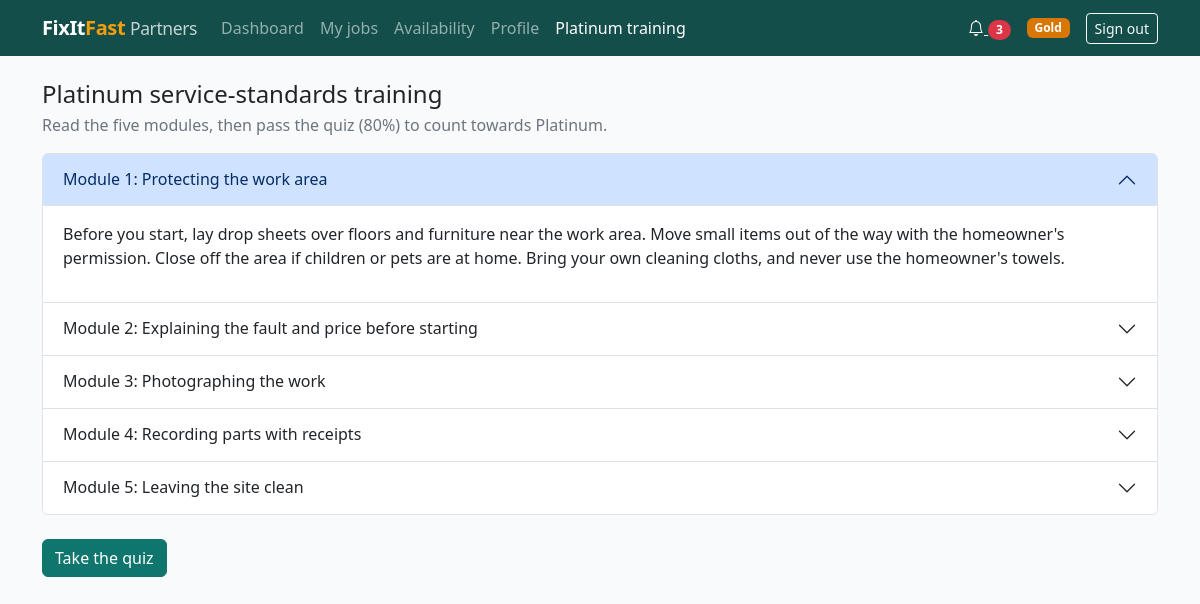
Screenshot of /partner/training/ (signed in) with the database file from the repository.
### accounts/models.py (models this page shows, shortened)
class User(AbstractUser):
    class Role(models.TextChoices):
        HOMEOWNER = 'HOMEOWNER', 'Homeowner'
        HANDYMAN = 'HANDYMAN', 'Handyman'
        EMPLOYEE = 'EMPLOYEE', 'Employee'
        MANAGER = 'MANAGER', 'Manager'
    email = models.EmailField(unique=True)
    mobile = models.CharField(max_length=20, blank=True)
    role = models.CharField(max_length=10, choices=Role.choices, default=Role.HOMEOWNER)
    is_deactivated = models.BooleanField(default=False)
    deactivation_reason = models.TextField(blank=True)

### handymen/models.py (models this page shows, shortened)
class HandymanProfile(models.Model):
    class ApplicationStatus(models.TextChoices):
        PENDING = 'PENDING', 'Pending'
        APPROVED = 'APPROVED', 'Approved'
        REJECTED = 'REJECTED', 'Rejected'
    user = models.OneToOneField(settings.AUTH_USER_MODEL, on_delete=models.CASCADE, related_name='handyman')
    photo = models.ImageField(upload_to='handymen/photos/', blank=True)
    bio = models.TextField(blank=True)
    years_experience = models.PositiveSmallIntegerField(default=0)
    job_types = models.ManyToManyField(JobType, related_name='handymen', blank=True)
    tier = models.CharField(max_length=10, choices=Tier.choices, default=Tier.STANDARD)
    application_status = models.CharField(
        max_length=10, choices=ApplicationStatus.choices, default=ApplicationStatus.PENDING)
    rejection_reason = models.TextField(blank=True)
    approved_at = models.DateTimeField(null=True, blank=True)
    approved_by = models.ForeignKey(
        settings.AUTH_USER_MODEL, on_delete=models.SET_NULL, null=True, blank=True, related_name='+')
    is_suspended = models.BooleanField(default=False)
    suspension_reason = models.TextField(blank=True)
    created_at = models.DateTimeField(auto_now_add=True)

class TrainingModule(models.Model):
    order = models.PositiveSmallIntegerField(unique=True)
    title = models.CharField(max_length=150)
    content = models.TextField()
    class Meta:
        ordering = ['order']

### partner/views.py (the view)
# urls.py: path('training/', views.training, name='training'),
@approved_handyman_required
def training(request):
    handyman = request.user.handyman
    if handyman.tier != Tier.GOLD and not handyman.quiz_attempts.exists():
        messages.info(request, 'Platinum training is available to Gold handymen.')
        return redirect('partner:home')
    return render(request, 'partner/training.html', {
        'modules': TrainingModule.objects.all(),
        'attempts': handyman.quiz_attempts.all()[:5],
        'passed': handyman.quiz_attempts.filter(passed=True).exists(),
        'retake_at': quiz_retake_at(handyman),
    })

### accounts/context_processors.py (called while the page is built)
def notifications(request):
    if not request.user.is_authenticated:
        return {}
    return {'unread_notifications': request.user.notifications.filter(is_read=False).count()}

### catalogue/templatetags/fixitfast.py (called while the page is built)
@register.simple_tag
def tier_badge(tier):
    if not tier:
        return ''
    return format_html('<span class="badge badge-tier-{}">{}</span>', tier, Tier(tier).label)

### partner/views.py (called while the page is built)
def quiz_retake_at(handyman):
    last = handyman.quiz_attempts.first()
    if last and not last.passed:
        retake = last.taken_at + timedelta(hours=settings.QUIZ_RETAKE_HOURS)
        if retake > timezone.now():
            return retake
    return None

### partner/templates/partner/training.html (shortened to what this page needs)
{% extends 'partner/base.html' %}
{% block content %}
<h1 class="h4 mb-1">Platinum service-standards training</h1>
<p class="text-secondary">Read the five modules, then pass the quiz (80%) to count towards Platinum.</p>
<div class="accordion mb-4" id="modules">
  {% for module in modules %}
    <div class="accordion-item">
      <h2 class="accordion-header">
        <button class="accordion-button {% if not forloop.first %}collapsed{% endif %}" type="button" data-bs-toggle="collapse" data-bs-target="#m{{ module.pk }}">
          Module {{ module.order }}: {{ module.title }}
        </button>
      </h2>
      <div id="m{{ module.pk }}" class="accordion-collapse collapse {% if forloop.first %}show{% endif %}" data-bs-parent="#modules">
        <div class="accordion-body">{{ module.content|linebreaks }}</div>
      </div>
    </div>
  {% endfor %}
</div>
{% if not passed and not retake_at %}<a class="btn btn-primary" href="{% url 'partner:quiz' %}">Take the quiz</a>{% endif %}
{% endblock %}

### partner/templates/partner/base.html (shortened to what this page needs)
{% extends 'base.html' %}
{% load fixitfast %}
{% block navbar %}
<nav class="navbar navbar-expand-lg navbar-dark" style="background:#134e4a">
  <div class="container">
    <a class="navbar-brand brand" href="{% url 'partner:home' %}">FixIt<span class="accent">Fast</span> <small class="fw-normal opacity-75">Partners</small></a>
    <div class="collapse navbar-collapse" id="partnerNav">
      {% if user.is_authenticated and user.role == 'HANDYMAN' %}
        {% with url_name=request.resolver_match.url_name %}
        <ul class="navbar-nav me-auto">
          <li class="nav-item"><a class="nav-link {% if url_name == 'home' %}active{% endif %}" href="{% url 'partner:home' %}">Dashboard</a></li>
          {% if user.handyman.application_status == 'APPROVED' %}
            <li class="nav-item"><a class="nav-link {% if url_name == 'jobs' or url_name == 'job_detail' %}active{% endif %}" href="{% url 'partner:jobs' %}">My jobs</a></li>
            <li class="nav-item"><a class="nav-link {% if url_name == 'availability' %}active{% endif %}" href="{% url 'partner:availability' %}">Availability</a></li>
            <li class="nav-item"><a class="nav-link {% if url_name == 'profile' %}active{% endif %}" href="{% url 'partner:profile' %}">Profile</a></li>
            {% if user.handyman.tier == 'GOLD' %}
              <li class="nav-item"><a class="nav-link {% if url_name == 'training' or url_name == 'quiz' %}active{% endif %}" href="{% url 'partner:training' %}">Platinum training</a></li>
            {% endif %}
          {% endif %}
        </ul>
        {% endwith %}
        <div class="d-flex align-items-center gap-3">
          <a class="text-white" href="{% url 'partner:notifications' %}" aria-label="Notifications"><i class="bi bi-bell"></i>
            {% if unread_notifications %}<span class="badge rounded-pill bg-danger">{{ unread_notifications }}</span>{% endif %}</a>
          {% tier_badge user.handyman.tier %}
          <form method="post" action="{% url 'partner:logout' %}">
            <button class="btn btn-outline-light btn-sm" type="submit">Sign out</button>
          </form>
        </div>
      {% else %}
        <ul class="navbar-nav ms-auto">
          <li class="nav-item"><a class="nav-link" href="{% url 'partner:apply' %}">Become a partner</a></li>
          <li class="nav-item"><a class="nav-link" href="{% url 'storefront:home' %}">Homeowner site</a></li>
        </ul>
      {% endif %}
    </div>
  </div>
</nav>
{% endblock %}

### static/css/fixitfast.css (style rules this page uses)
:root { --bs-primary: #0f766e; --bs-primary-rgb: 15, 118, 110; --bs-link-color: #0f766e; --bs-link-hover-color: #115e59; --ff-accent: #f59e0b; --ff-sidebar: #0f172a; }
body { background: #f8fafc; }
.btn-primary { --bs-btn-bg: #0f766e; --bs-btn-border-color: #0f766e; --bs-btn-hover-bg: #115e59; --bs-btn-hover-border-color: #115e59; --bs-btn-active-bg: #134e4a; --bs-btn-active-border-color: #134e4a; --bs-btn-disabled-bg: #0f766e; --bs-btn-disabled-border-color: #0f766e; }
.brand { font-weight: 700; letter-spacing: -0.02em; }
.brand .accent { color: var(--ff-accent); }
.badge-tier-GOLD { background: #d97706; }

### rows the page displays
User: tier "Gold"
TrainingModule: order "1", title "Protecting the work area", content "Before you start, lay drop sheets over floors and furniture near the work area. Move small items out of the way with the homeowner's permission. Close off the area if children or pets are at home. Bring your own cleaning cloths, and never use the homeowner's towels."
TrainingModule: order "2", title "Explaining the fault and price before starting"
TrainingModule: order "3", title "Photographing the work"
TrainingModule: order "4", title "Recording parts with receipts"
TrainingModule: order "5", title "Leaving the site clean"

### other values shown
{{ unread_notifications }} "3"
